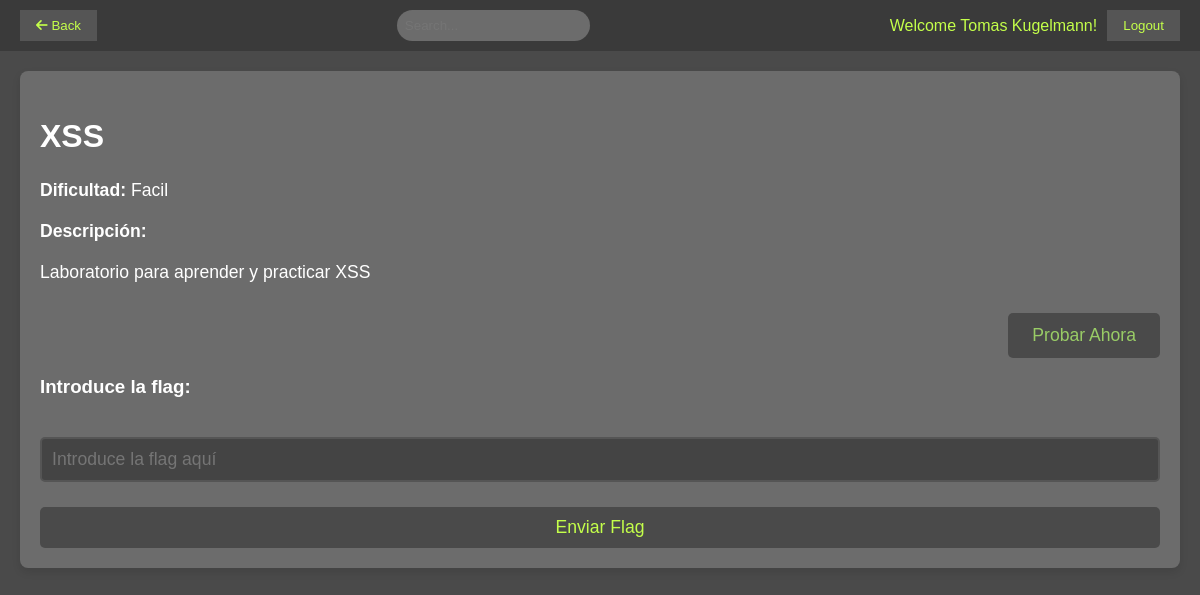
The page /product/product.php?id=2 (signed in) on the database its author committed.
### tables this page shows
CREATE TABLE labs (
    labs_id INT AUTO_INCREMENT PRIMARY KEY,
    nombre_lab VARCHAR(100) NOT NULL,
    xp_otorgado INT NOT NULL,
    descripcion TEXT,
    level_necesario INT,
	dificultad VARCHAR(50) NOT NULL,
    tipo_id INT,
    FOREIGN KEY (level_necesario) REFERENCES level(level_id),
    FOREIGN KEY (tipo_id) REFERENCES tipo(tipo_id)
);

### conexion/user_info.php (called while the page is built, shortened)
<?php
$name = $_SESSION['name'];
?>

### product/product.php (the view, shortened to what this page needs)
<?php
include '../conexion/user_info.php';
$product_id = isset($_GET['id']) ? (int)$_GET['id'] : 0;
$query = "SELECT *
          FROM labs
          INNER JOIN tipo ON labs.tipo_id = tipo.tipo_id
          WHERE labs.labs_id = ?";
$stmt = $conn->prepare($query);
$stmt->bind_param("i", $product_id);
$stmt->execute();
$result = $stmt->get_result();
$product = $result->fetch_assoc();
?>
<!DOCTYPE html>
<html lang="es">
<head>
    <link rel="stylesheet" href="../css/product.css">
    <link rel="stylesheet" href="https://cdnjs.cloudflare.com/ajax/libs/font-awesome/6.0.0-beta3/css/all.min.css">
</head>
<body>
    <nav class="navbar">
        <div class="navbar-back">
            <button type="button" onclick="goBack()">
                <i class="fa fa-arrow-left"></i> Back
            </button>
        </div>
        <div class="navbar-search">
            <input type="text" placeholder="Search...">
        </div>
        <div class="navbar-logout">
            <span>Welcome <?php echo $name ?>!</span>
            <a href="logout.php">
                <button type="button">Logout</button>
            </a>
        </div>
    </nav>
    <main class="main-content">
        <div class="info-box">
            <h2><?php echo htmlspecialchars($product['nombre_lab']); ?></h2>
            <p><strong>Dificultad:</strong> <?php echo htmlspecialchars($product['dificultad']); ?></p>
            <p><strong>Descripción:</strong></p>
            <p><?php echo htmlspecialchars($product['descripcion']); ?></p>
            <button class="play-button" onclick="redirectToPage('<?php echo htmlspecialchars($product['nombre_lab']); ?>')">Probar Ahora</button>
            <h3>Introduce la flag:</h3>
            <form action="product.php?id=<?php echo $product_id; ?>" method="POST">
                <input type="text" name="flag" placeholder="Introduce la flag aquí">
                <button type="submit">Enviar Flag</button>
            </form>
        </div>
    </main>
</body>
</html>

### css/product.css (style rules this page uses)
body { font-family: Arial, sans-serif; background-color: #4a4a4a; margin: 0; padding: 0; }
.main-content { display: flex; justify-content: center; padding: 20px; }
.navbar { display: flex; justify-content: space-between; align-items: center; padding: 10px 20px; background-color: #3a3a3a; color: #c4ff4a; }
.navbar-back button { background-color: #555; border: none; color: #c4ff4a; padding: 8px 16px; cursor: pointer; }
.navbar-logout { display: flex; align-items: center; gap: 10px; }
.navbar-logout button { background-color: #555; border: none; color: #c4ff4a; padding: 8px 16px; cursor: pointer; }
.navbar-search input { padding: 8px; border-radius: 16px; background-color: #6c6c6c; color: #c4ff4a; border: none; }
.info-box { background-color: #6c6c6c; color: white; border-radius: 8px; padding: 20px; box-shadow: 0 4px 8px rgba(0, 0, 0, 0.1); width: 100%; display: flex; flex-direction: column; align-items: flex-start; position: relative; }
.info-box h2 { font-size: 2em; margin-bottom: 15px; }
.info-box p { font-size: 1.1em; margin: 10px 0; }
.info-box strong { font-weight: bold; }
.play-button { background-color: #4a4a4a; color: #99cc66; padding: 12px 24px; border: none; border-radius: 5px; cursor: pointer; font-size: 1.1em; margin-top: 20px; transition: background-color 0.3s ease; align-self: flex-end; }
.info-box form { margin-top: 20px; width: 100%; display: flex; flex-direction: column; align-items: flex-start; }
.info-box input[type="text"] { width: 100%; padding: 10px; margin-bottom: 15px; border: 2px solid #555; border-radius: 5px; font-size: 1.1em; color: #fff; background-color: #444; box-sizing: border-box; }
.info-box button[type="submit"] { background-color: #4a4a4a; color: #c4ff4a; padding: 10px 20px; font-size: 1.1em; border: none; border-radius: 5px; cursor: pointer; transition: background-color 0.3s ease; width: 100%; margin-top: 10px; }
.info-box p { font-size: 1.1em; margin-top: 10px; }

### rows shown on the page
labs: nombre_lab "XSS", dificultad "Facil", descripcion "Laboratorio para aprender y practicar XSS"

### other values the page prints
$name "Tomas Kugelmann"
